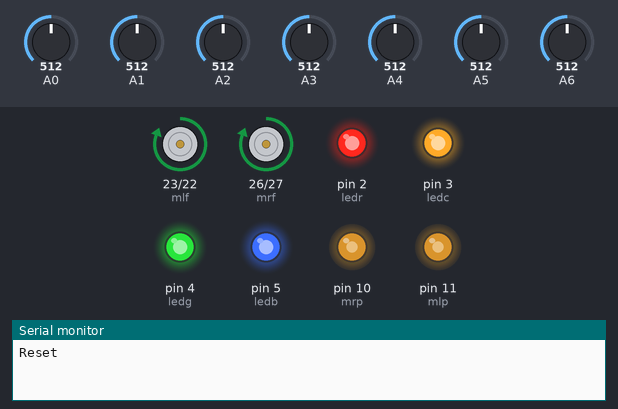
A sketch run on a simulated Arduino Mega 2560, built with avr-gcc and run on an emulated ATmega2560. Parts: motor-driver pin pairs drawn as motors (green arrow = first pin HIGH = forward, orange = second pin HIGH = backward, longer = more drive), output pins drawn as LEDs (lit = HIGH), the last lines printed to the serial monitor. The test bench sets the inputs (shaded band); at power-on: A0 = 512, A1 = 512, A2 = 512, A3 = 512, A4 = 512, A5 = 512, A6 = 512.

Above: at 1.2 s.
1.3 s: A0 set to 484
At 2.4 s:
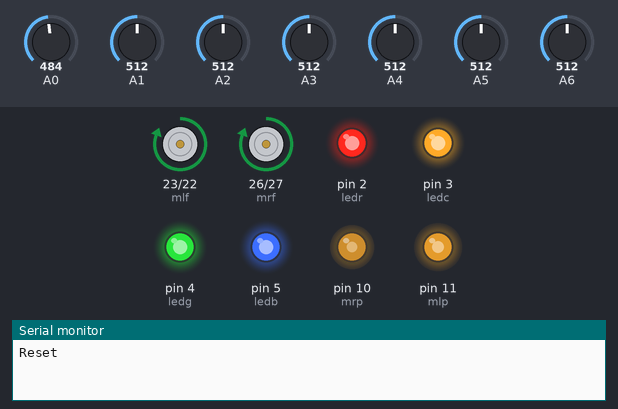
2.8 s: A1 set to 485
At 3.7 s:
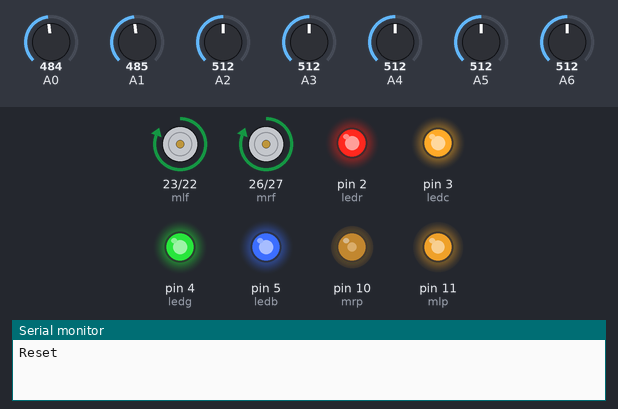
4.3 s: A2 set to 306
At 4.8 s:
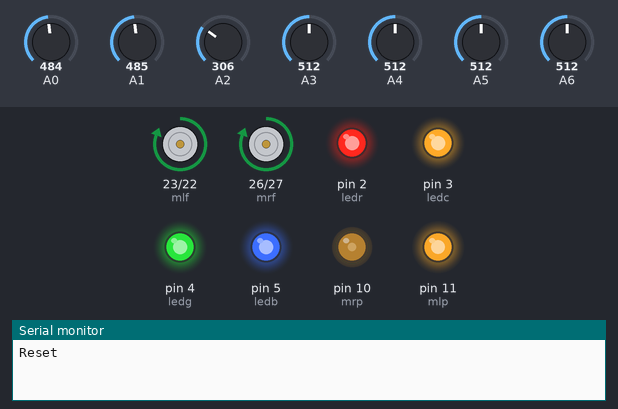
5.8 s: A0 set to 716
At 9.1 s:
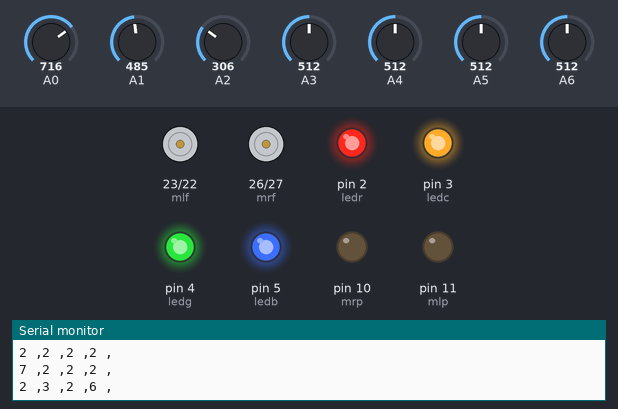
Timing chart, 0 to 19.3 s (numbered marks = the images above; inputs shaded):
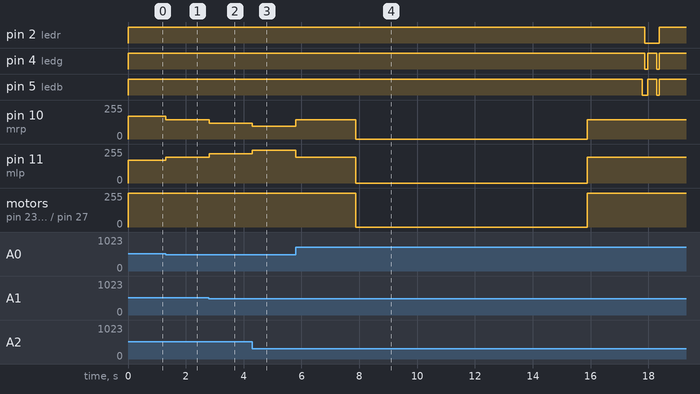

The sketch:

Mission_IRC_1.0.ino
```cpp
//1 white node
//2 black node
//3 red block lego2
//4 blue block lego1
//5 photo point
//6 pit2
//7 pit1
//8 pit3
//9 lego 4
//10 sign board

#define mlf 23
#define mlb 22
#define mlp 11
#define mrf 26
#define mrb 27
#define mrp 10
#define ledr 2
#define ledg 4
#define ledb 5
#define ledc 3
//#define mlen 4
//#define mren 5


int mlpwm=0,mrpwm=0,mls=170,mrs=170;
int reading[7], dread[7];
int perr=0, derr=0, corr=0, err=0, kp=25, kd=15, sen_thr=500, sum=0, end_ind=0;
int grid[2][5][4];
int x=4, y=-1, i=1, a, b;
int pit1=0, pit2=0, ip_val=0, red=12, blue=23, arr_l=34, arr_r=45, lego4=56;
int t0=300, t1=0, t2=0,overshoot= 170;
long long int t3, t=0;

void print_grid(){
  Serial.println("Printing Maze");
  for(int r=4; r>=0; r--)
  {
    for(int c=0; c<4; c++)
    {
     Serial.print(grid[0][r][c]);
     Serial.print(" ,");
    }
   Serial.println();
  }
  }

void setup()
{
  Serial.begin(9600);
  Serial.println("Reset");
  pinMode(mlf, OUTPUT);
  pinMode(mlb, OUTPUT);
  pinMode(mlp, OUTPUT);
  pinMode(mrp, OUTPUT);
  pinMode(mrf, OUTPUT);
  pinMode(mrb, OUTPUT);
  pinMode(ledr, OUTPUT);
  pinMode(ledg, OUTPUT);
  pinMode(ledb, OUTPUT);
  pinMode(ledc, OUTPUT);
  digitalWrite(ledc,HIGH);
  digitalWrite(ledr,HIGH);
  digitalWrite(ledg,HIGH);
  digitalWrite(ledb,HIGH);
  //digitalWrite(mlen,HIGH);
  //digitalWrite(mren,HIGH);
}

  void sensor_read(){
    reading[0]=analogRead(A0);
    reading[1]=analogRead(A1);
    reading[2]=analogRead(A2);
    reading[3]=analogRead(A3);
    reading[4]=analogRead(A4);
    reading[5]=analogRead(A5);
    reading[6]=analogRead(A6);
    for(int l=0; l<7; l++)
    {
      if(reading[l]<sen_thr) dread[l]=0;
      else dread[l]=1;
      }
  }


  void calc_error(){
    sum=0;
    for(int l=0; l<7;l++)
      sum=sum+dread[l];
    int wsum=7*dread[0]+4*dread[1]+dread[2]-dread[4]-4*dread[5]-7*dread[6];
    err=wsum/sum;
  }

  void pause(){
    digitalWrite(mlb,LOW);
    digitalWrite(mrb,LOW);
    digitalWrite(mlf,LOW);
    digitalWrite(mrf,LOW);

    analogWrite(mlp,0);
    analogWrite(mrp,0);
  }

  void move_(){
    digitalWrite(mlf,HIGH);
    digitalWrite(mrf,HIGH);
    digitalWrite(mlb,LOW);
    digitalWrite(mrb,LOW);

    analogWrite(mlp,mlpwm);
    analogWrite(mrp,mrpwm);
  }

  void motor(){
    derr=err-perr;
    corr=kp*err+kd*derr;
    perr=err;

    if(corr<0){
        mrpwm=mrs+corr;
         mlpwm=mls-corr;
        }
      else {
         mrpwm=mrs+corr;
         mlpwm=mls-corr;
         }
       if(mlpwm>254) mlpwm=254;
      else if(mrpwm>254) mrpwm=254;
      else if(mlpwm<0) mlpwm=0;
      else if(mrpwm<0) mlpwm=0;
    move_();
  }

  void turn_left(){
    t=millis();
    while(millis()<t+t1) line_follow();
    while(!dread[0]){
      digitalWrite(mrf,HIGH);
      digitalWrite(mlf,LOW);
      digitalWrite(mrb,LOW);
      digitalWrite(mlb,HIGH);

      analogWrite(mlp,mls);
      analogWrite(mrp,mrs);
      sensor_read();
      }
  }

  void turn_right(){
    t=millis();
    while(millis()<t+t1) line_follow();
    while(!dread[6]){
      digitalWrite(mlf,HIGH);
      digitalWrite(mrf,LOW);
      digitalWrite(mlb,LOW);
      digitalWrite(mrb,HIGH);

      analogWrite(mlp,mls);
      analogWrite(mrp,mrs);
      sensor_read();
      }
  }
  void st(){
    t=millis();
    while(millis()<t+350) line_follow();
    }

  void turn_back(){
    t=millis();
    while(!dread[6]||millis()<t+t1){
      digitalWrite(mlf,HIGH);
      digitalWrite(mrf,LOW);
      digitalWrite(mlb,LOW);
      digitalWrite(mrb,HIGH);

      analogWrite(mlp,mls);
      analogWrite(mrp,mrs);
      sensor_read();
      }
  }

  void line_follow(){
    sensor_read();
    calc_error();
    motor();
  }

  void initialise(){
    for(int ii=0;ii<2;ii++){
      for(int ij=0;ij<5;ij++){
        for(int ik=0;ik<4;ik++){
          grid[ii][ij][ik]=0;
          }
        }
      }
    }

  int check_node(){
    sensor_read();
  /*Serial.print("(");
  Serial.print(x+a);
  Serial.print(",");
  Serial.print(y+b);
  Serial.print(") ");*/
  if(sum==7)
   {grid[i-1][x+a][y+b]=1;
   t=millis();
    while(millis()<t+overshoot)
    {
      line_follow();
    }
    }
    else if(dread[0]==1&&(dread[2]==0||dread[3]==0||dread[4]==0)&&dread[6]==1){
      //Serial.println("Kaala Kuan");
      grid[i-1][x+a][y+b]=2;
      t=millis();
      while(millis()<t+overshoot)
        line_follow();
      /*if(dread[0]==1&&dread[2]==0&&dread[4]==1){
        if(!pit2){
          grid[0][x+a][y+b]=6;
          pit2++;
        }
        }*/
       }
        else  grid[i-1][x+a][y+b]=0;
     /*if (us()){
      //check_color();
      if (ip_val==red) grid[0][x+a][y+b]=3;
      else if (ip_val==blue) grid[0][x+a][y+b]=4;
      }*/
    //Serial.println(grid[i-1][x+a][y+b]);
    return grid[i-1][x+a][y+b];
    }

  void follow(int a, int b){
    line_follow();
    if(check_node()){
      x+=a;
      y+=b;
  /*Serial.print("[");
  Serial.print(x);
  Serial.print(",");
  Serial.print(y);
  Serial.print("] ");*/
      }
    /*if(grid[1][x][y]==5) check_box();
    if(ip_val==lego4) grid[1][x][y]=9;*/
    if((i==1&&x==2&&y==0)||(i==2&&(x==2||x==3||x==4)&&y==0)){
      if(i==2&&(x!=2||x!=4))
      turn_left();
      /*if(i==1) check_arrow();
      if(ip_val==arr_l) grid[0][3][0]=7;
      else if(ip_val==arr_r) grid[0][0][0]=7;
      if(i==2) check_box();
      if(ip_val==lego4) grid[1][x][0]=9;
      */
      if(i==2&&(x!=2||x!=4))
      turn_right();
      }
    }

  void traverse(int c, int d, int e){
    //if(i==1&&x==0&&y==1) return; wshop
    if(i==2&&x==1&&y==1) return;
    switch(d){
      case 0:
        while(x==c&&y<e) {
          a=0;
          b=1;
          follow(0,1);
          }
        if(x==0 && y==3)
         break; //wshop
        turn_left();
        traverse(c,1,e);
        break;
      case 1:
        while(x>(c-1)&&y==e) {
          a=-1;
          b=0;
          follow(-1,0);}
        turn_left();
        traverse(c,2,e);
        break;
      case 2:
        while(x==(c-1)&&y>0) {
          a=0;
          b=-1;
          follow(0,-1);}
        turn_right();
        traverse(c,3,e);
        break;
      case 3:
        while(x>c-2&&y==0) {
          a=-1;
          b=0;
          follow(-1,0);
        }
        turn_right();
        traverse(c-2,0,e);
        break;
      }
      }

  void dry_run(){
    initialise();
//    grid[0][2][0]=10;
    grid[1][0][2]=8;
    for(int j=2;j<5;j++)
      grid[1][j][0]=5;

    /*if(x==4&&y==-1){
      a=0;
      b=1;
      }*/
    traverse(4,0,3);

    /*while(!(dread[0]==1&&dread[3]==0&&dread[6]==1)) line_follow();
    if(pit2>0&&dread[0]==1&&dread[3]==0&&dread[6]==1){
      i=2;
      x=0; y=-1;
      a=1; b=0;
      }*/
    /*while(sum) line_follow();*/

   /* y=2;
    while(x==0&&y<3) follow(0,1);
    turn_right();
    while(x<4&&y==3) follow(1,0);
    turn_right();
    traverse(5,2,2);*/

    //digitalWrite(buzzer,HIGH);
    grid[0][3][3]=4;
    grid[0][1][0]=7;
    grid[0][0][1]=3;
    grid[0][0][3]=6;
    print_grid();
    pause();
    delay(5000);
    end_ind++;
    }

void loop()
{
  if(!end_ind)
  dry_run();
  else

  main_run();
}
```

Maze_Solve.ino
```cpp
int path_x[4][10], path_y[4][10];
int mark_vis[4][5][4];
int len[4]={0,0,0,0};
int new_x=0, new_y=0;
int end_pos=0,pr_end_pos=0;
int lenf[4];
int fpath[4][20];
int tg=0, tgm;

//1 +x
//2 +y
//-1 -x
//-2 -y

void initialize(){
  for(int aa=0;aa<4;aa++){
    for(int ab=0;ab<5;ab++){
      for(int ac=0;ac<4;ac++)
      mark_vis[aa][ab][ac]=0;
    }
    for(int ad=0;ad<10;ad++){
      path_x[aa][ad]=0;
      path_y[aa][ad]=0;
    }
    len[aa]=0;
  }
}

bool explore_grid(int x, int y, int dir, int opt){
  if(x<0||x>4||y<0||y>3) return false;
  //if(grid[i-1][x][y]>1) return false; wshop
  if(grid[i-1][x][y]==end_pos){
    new_x=x;
    new_y=y;
    Serial.print(new_x);
    Serial.println(new_y);
    mark_vis[opt][x][y]=1;
  path_x[opt][len[opt]]=x;
  path_y[opt][len[opt]]=y;
  len[opt]++;
    return true;
    }
  if(grid[i-1][x][y]>1&&grid[i-1][x][y]!=pr_end_pos) return false;
  /*{
    if(!(new_x==x &&new_y==y))
    return false;
    //else initialize();
  }*/

  mark_vis[opt][x][y]=1;
  path_x[opt][len[opt]]=x;
  path_y[opt][len[opt]]=y;
  len[opt]++;

  if(opt==1){
      if(x-1>=0){
        Serial.print("Entered 1.1 for grid[");
        Serial.print(x);
        Serial.print(",");
        Serial.print(y);
        Serial.println("]");
          if((dir!=1)&&(mark_vis[opt][x-1][y]==0)){
            if(explore_grid(x-1,y,-1,opt)) return true;
            }
          }
      if(y-1>=0){
        Serial.print("Entered 1.2 for grid[");
        Serial.print(x);
        Serial.print(",");
        Serial.print(y);
        Serial.println("]");
          if((dir!=2)&&(mark_vis[opt][x][y-1]==0)){
            if(explore_grid(x,y-1,-2,opt)) return true;
            }
          }
      if(x+1<=4){
        Serial.print("Entered 1.3 for grid[");
        Serial.print(x);
        Serial.print(",");
        Serial.print(y);
        Serial.println("]");
          if((dir!=-1)&&(mark_vis[opt][x+1][y]==0)){
            if(explore_grid(x+1,y,1,opt)) return true;
            }
          }
      if(y+1<=3){
        Serial.print("Entered 1.4 for grid[");
        Serial.print(x);
        Serial.print(",");
        Serial.print(y);
        Serial.println("]");
          if((dir!=-2)&&(mark_vis[opt][x][y+1]==0)){
            if(explore_grid(x,y+1,2,opt)) return true;
            }
          }
    }

  else if(opt==2){
      if(x+1<=4){
        Serial.print("Entered 2.3 for grid[");
        Serial.print(x);
        Serial.print(",");
        Serial.print(y);
        Serial.println("]");
          if((dir!=-1)&&(mark_vis[opt][x+1][y]==0)){
            if(explore_grid(x+1,y,1,opt)) return true;
            }
          }
      if(y-1>=0){
        Serial.print("Entered 2.2 for grid[");
        Serial.print(x);
        Serial.print(",");
        Serial.print(y);
        Serial.println("]");
          if((dir!=2)&&(mark_vis[opt][x][y-1]==0)){
            if(explore_grid(x,y-1,-2,opt)) return true;
            }
          }
      if(x-1>=0){
        Serial.print("Entered 2.1 for grid[");
        Serial.print(x);
        Serial.print(",");
        Serial.print(y);
        Serial.println("]");
          if((dir!=1)&&(mark_vis[opt][x-1][y]==0)){
            if(explore_grid(x-1,y,-1,opt)) return true;
            }
          }
      if(y+1<=3){
        Serial.print("Entered 2.4 for grid[");
        Serial.print(x);
        Serial.print(",");
        Serial.print(y);
        Serial.println("]");
          if((dir!=-2)&&(mark_vis[opt][x][y+1]==0)){
            if(explore_grid(x,y+1,2,opt)) return true;
            }
          }
    }

  else if(opt==3){
      if(y+1<=3){
        Serial.print("Entered 3.4 for grid[");
        Serial.print(x);
        Serial.print(",");
        Serial.print(y);
        Serial.println("]");
          if((dir!=-2)&&(mark_vis[opt][x][y+1]==0)){
            if(explore_grid(x,y+1,2,opt)) return true;
            }
          }
      if(x-1>=0){
        Serial.print("Entered 3.1 for grid[");
        Serial.print(x);
        Serial.print(",");
        Serial.print(y);
        Serial.println("]");
          if((dir!=1)&&(mark_vis[opt][x-1][y]==0)){
            if(explore_grid(x-1,y,-1,opt)) return true;
            }
          }
      if(y-1>=0){
        Serial.print("Entered 3.2 for grid[");
        Serial.print(x);
        Serial.print(",");
        Serial.print(y);
        Serial.println("]");
          if((dir!=2)&&(mark_vis[opt][x][y-1]==0)){
            if(explore_grid(x,y-1,-2,opt)) return true;
            }
          }
      if(x+1<=4){
        Serial.print("Entered 3.3 for grid[");
        Serial.print(x);
        Serial.print(",");
        Serial.print(y);
        Serial.println("]");
          if((dir!=-1)&&(mark_vis[opt][x+1][y]==0)){
            if(explore_grid(x+1,y,1,opt)) return true;
            }
          }
    }
  len[opt]--;
  return false;
  }

void find_path(int xi, int yi, int nodef, int n){
  end_pos=nodef;
  Serial.println("fp");
  explore_grid(xi,yi,0,1);
  explore_grid(xi,yi,0,2);
  explore_grid(xi,yi,0,3);
  lenf[n]=len[1];
  if(len[1]==0) lenf[n]=len[2];
  else if(len[2]==0) lenf[n]=len[3];
  //len[1]=0;// wshop//ch
  int i=1;
  if(len[2]<lenf[n] && len[2]!=0) {lenf[n]=len[2];i=2;len[2]=0;}//wshop
  if(len[3]<lenf[n] && len[3]!=0) {lenf[n]=len[3];i=3;len[3]=0;}//wshop
  Serial.print("Shortest Length = ");
  Serial.println(lenf[n]);
  for(int j=0;j<lenf[n];j++){
    fpath[n][j]=path_x[i][j]*10+path_y[i][j];
    }
  }

int find_dir(int posi, int posf){
  if((posi-posf)==1) return -2; //2;wshop
  else if((posi-posf)==-1) return 2; //-2;wshop
  else if((posi-posf)==10) return -1; //1;wshop
  else if((posi-posf)==-10) return 1; //-1;wshop
  else return 0;
  }

void turn(int dir, int prv_dir){
  if(prv_dir+dir==0) turn_back();
  else{
    switch(dir)
    {
      case 1:
        if(prv_dir==2) turn_right();
        else if(prv_dir==-2) turn_left();
        else st();//wshop
        break;
      case 2:
        if(prv_dir==-1) turn_right();
        else if(prv_dir==1) turn_left();
        else st();//wshop
        break;
      case -1:
        if(prv_dir==-2) turn_right();
        else if(prv_dir==2) turn_left();
        else st();//wshop
        break;
      case -2:
        if(prv_dir==1) turn_right();
        else if(prv_dir==-1) turn_left();
        else st();//wshop
        break;
    }
    }
  }

void solve_grid(int z1){
  if(z1==0){
    find_path(4,0,4,0);
    initialize();//ch
    pr_end_pos=4;//ch
    find_path(new_x,new_y,7,1);
    initialize();//ch
    pr_end_pos=7;//ch
    find_path(new_x,new_y,3,2);
    initialize();//ch
    pr_end_pos=3;//ch
    find_path(new_x,new_y,6,3);
    //initialize();//ch
  }
  else find_path(new_x,new_y,9,4);
  }

void main_run(){
  initialize();
  /*grid[0][4][0]=1;
  grid[0][4][1]=1;
  grid[0][4][2]=1;
  grid[0][4][3]=2;
  grid[0][3][0]=2;
  grid[0][3][1]=1;
  grid[0][3][2]=1;
  grid[0][3][3]=4;
  grid[0][2][0]=1;
  grid[0][2][1]=1;
  grid[0][2][2]=2;
  grid[0][2][3]=1;
  grid[0][1][0]=7;
  grid[0][1][1]=1;
  grid[0][1][2]=1;
  grid[0][1][3]=1;
  grid[0][0][0]=1;
  grid[0][0][1]=3;
  grid[0][0][2]=1;
  grid[0][0][3]=6;*/
  i=1;
  int dir=0;
  int h;
  int prv_dir=2;// 1 wshop
  solve_grid(0);
  while(!check_node()) line_follow();

  for(h=0;h<lenf[0]-1;h++){
    dir=find_dir(fpath[0][h],fpath[0][h+1]);
    Serial.println(dir);//path1
    turn(dir,prv_dir);
    while(!check_node()) line_follow();
    prv_dir=dir;
  }

  //if(check_node()==4) pause();
  digitalWrite(ledb,LOW);
  delay(100);
  digitalWrite(ledb,HIGH);
    /*gr_open();
    tg=millis();
    while(millis()<tg+tgm) line_follow();   //blue block lego1
    gr_close();
    gr_up();*/ //wshop

  for(h=0;h<lenf[1]-1;h++){
    dir=find_dir(fpath[1][h],fpath[1][h+1]);  //path2
    Serial.println(dir);
    turn(dir,prv_dir);
    while(!check_node()) line_follow();
    prv_dir=dir;
    }
    digitalWrite(ledr,LOW);
    digitalWrite(ledg,LOW);
    digitalWrite(ledb,LOW);
    delay(100);
    digitalWrite(ledr,HIGH);
    digitalWrite(ledg,HIGH);
    digitalWrite(ledb,HIGH);
  /*if(prv_dir==2){
    turn_left();
    prv_dir=-1;
  }*/
  /*if(check_node()==7){
    while(sum!=7) line_follow();
    pause();
    }
    /*gr_down();
    gr_open();
    gr_up();*/ //wshop
    //turn_back();
    //prv_dir=-prv_dir;
    //while(sum!=7) line_follow();            //pit1

  for(h=0;h<lenf[2]-1;h++){
    dir=find_dir(fpath[2][h],fpath[2][h+1]);
    Serial.println(dir);
    turn(dir,prv_dir);
    while(!check_node()) line_follow();
    prv_dir=dir;
    }
  digitalWrite(ledr,LOW);
  delay(300);
  digitalWrite(ledr,HIGH);
  //if(check_node()==3) pause();
    /*gr_open();
    tg=millis();
    while(millis()<tg+tgm) line_follow();   //red block lego2
    gr_close();
    gr_up();*/ //wshop

  for(h=0;h<lenf[3]-1;h++){
    dir=find_dir(fpath[3][h],fpath[3][h+1]);
    Serial.println(dir);
    turn(dir,prv_dir);
    while(!check_node()) line_follow();
    prv_dir=dir;
    }

  //if(check_node()==6) {
    digitalWrite(ledr,LOW);
    digitalWrite(ledg,LOW);
    digitalWrite(ledb,LOW);
    delay(100);
    digitalWrite(ledr,HIGH);
    digitalWrite(ledg,HIGH);
    digitalWrite(ledb,HIGH);

  //end_ind++;
   /*gr_down();
    gr_open();
    tg=millis();
    while(millis()<tg+tgm) line_follow();   //pit2
    gr_close();
    gr_up();*/ //wshop

  /*i=2;
  initialize();
  solve_grid(1);
  for(h=0;h<lenf[4]-1;h++){
    dir=find_dir(fpath[4][h],fpath[4][h+1]);
    turn(dir,prv_dir);
    while(!check_node()) line_follow();
    prv_dir=dir;
    }

  gr_open();
  gr_down();
  if(check_node()==9) while(sum!=5) line_follow();            //lego4
  gr_close();
  turn_right();
  tg=millis();
  while(millis()<tg+tgm) line_follow();
  digitalWrite(led,HIGH);*/
  }
```

Measured:
- after the input at 1.3 s, pin 10 (mrp): 170/255 → 145/255 at once; pin 11 (mlp): 170/255 → 195/255 at once
- after the input at 2.8 s, pin 10 (mrp): 145/255 → 120/255 at once; pin 11 (mlp): 195/255 → 220/255 at once
- after the input at 4.3 s, pin 10 (mrp): 120/255 → 95/255 at once; pin 11 (mlp): 220/255 → 245/255 at once
- after the input at 5.8 s, pin 2 (ledr): HIGH → LOW after 12.1 s, → HIGH 0.50 s later; pin 4 (ledg): alternates HIGH for 0.30 s and LOW for 0.10 s, 4 changes in all, then stays HIGH, starting after 12.1 s
